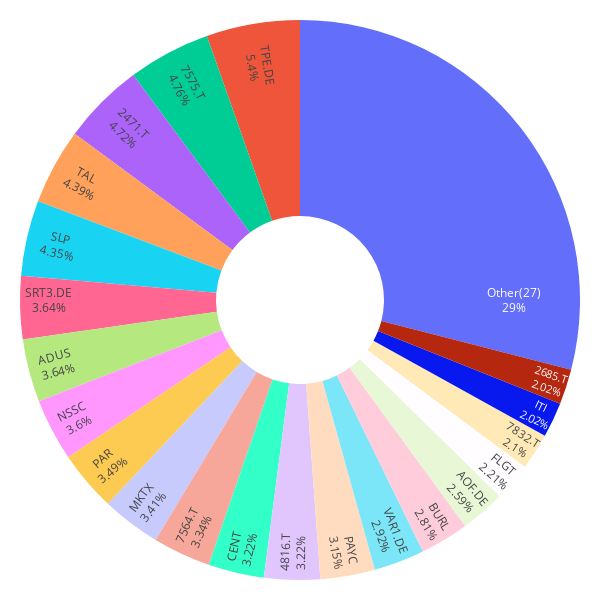

Write notebook code for a chart like this one.
### Code cell
importlib.reload(lstm_utils)
importlib.reload(mpt_utils)

weights_6m, mu_6m, S_6m, weights_all_6m = mpt_utils.portfolio_and_plot(df_forecast_6m, df)

### Figure 1 — Plotly figure (JSON) as saved in the notebook; plotly's stock layout.template omitted (floating-point values rounded to 4 significant figures)
{"data": [{"hole": 0.3, "insidetextorientation": "radial", "labels": ["MKTX", "CENT", "ITI", "VAR1.DE", "7832.T", "NSSC", "BURL", "TPE.DE", "SRT3.DE", "PAR", "AOF.DE", "SLP", "4816.T", "7575.T", "TAL", "FLGT", "PAYC", "ADUS", "2685.T", "2471.T", "7564.T", "Other(27)"], "textinfo": "label+percent", "textposition": "inside", "values": [0.0091, 0.0086, 0.0054, 0.0078, 0.0056, 0.0096, 0.0075, 0.0144, 0.0097, 0.0093, 0.0069, 0.0116, 0.0086, 0.0127, 0.0117, 0.0059, 0.0084, 0.0097, 0.0054, 0.0126, 0.0089, 0.0774], "type": "pie"}], "layout": {"margin": {"l": 20, "r": 20, "t": 20, "b": 20}, "font": {"color": "black"}, "height": 600, "width": 600, "paper_bgcolor": "white", "plot_bgcolor": "white", "showlegend": false}}
